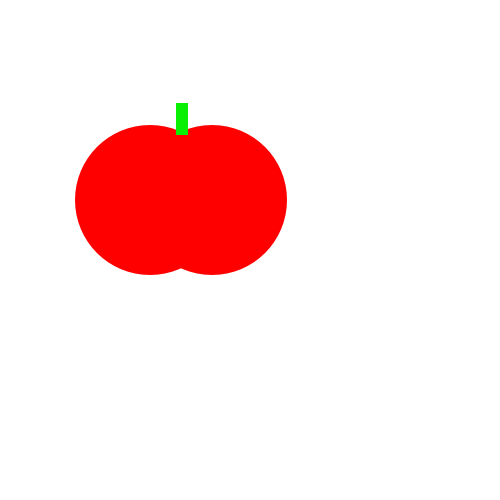
Frame 1 (no input)
Frame 60 (the mouse pressed at the canvas centre just before this capture): identical to frame 1, image omitted
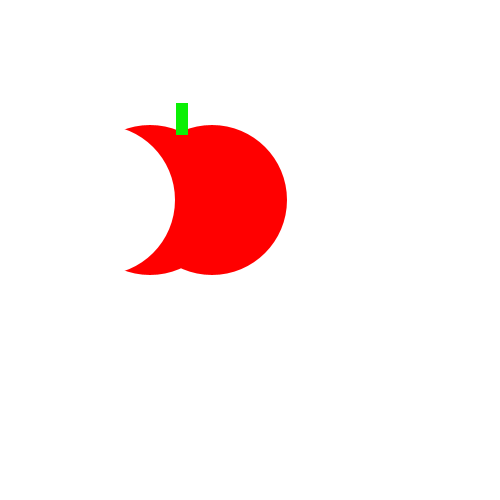
Frame 120 (the mouse held since frame 60 and released just before this capture)

The Processing sketch that drew these frames (run headless with seeded random() and noise(); from frame 60 on, the mouse is pressed at the canvas centre):

// Processing sketch: TastyTomato
// ── TastyTomato.pde
void setup() {
    size(500, 500);
}
void draw() {
  fill(255,0,0);
    background(255, 255, 255);
    noStroke();
    ellipse(150, 200, 150, 150);
    ellipse(212, 200, 150, 150);
    fill(10,240,5);
    rect(176, 103, 12, 32);
    
    if(mousePressed){
       fill(255,255,255);
    ellipse(100,200,150,150);
    
    }
}
